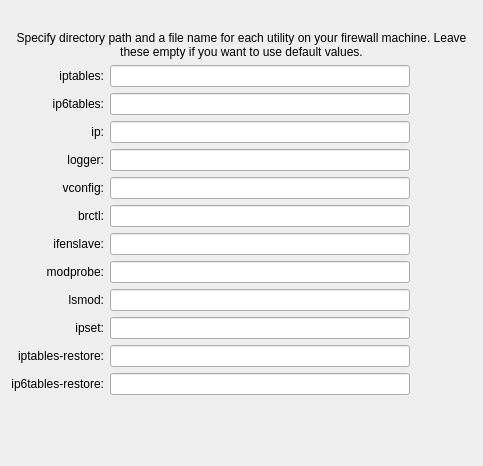
     <widget class="QWidget" name="tab2">
      <attribute name="title">
       <string>Path</string>
      </attribute>
      <layout class="QGridLayout" name="gridLayout_1">
       <item row="0" column="1">
        <spacer>
         <property name="orientation">
          <enum>Qt::Vertical</enum>
         </property>
         <property name="sizeType">
          <enum>QSizePolicy::Fixed</enum>
         </property>
         <property name="sizeHint" stdset="0">
          <size>
           <width>20</width>
           <height>20</height>
          </size>
         </property>
        </spacer>
       </item>
       <item row="1" column="0" colspan="4">
        <widget class="QLabel" name="label456">
         <property name="text">
          <string>Specify directory path and a file name for each utility on your firewall machine. Leave these empty if you want to use default values.</string>
         </property>
         <property name="alignment">
          <set>Qt::AlignCenter</set>
         </property>
         <property name="wordWrap">
          <bool>true</bool>
         </property>
        </widget>
       </item>
       <item row="2" column="0">
        <widget class="QLabel" name="label453">
         <property name="text">
          <string>iptables:</string>
         </property>
         <property name="alignment">
          <set>Qt::AlignRight|Qt::AlignTrailing|Qt::AlignVCenter</set>
         </property>
         <property name="wordWrap">
          <bool>false</bool>
         </property>
        </widget>
       </item>
       <item row="2" column="1" colspan="2">
        <widget class="QLineEdit" name="linux24_path_iptables">
         <property name="minimumSize">
          <size>
           <width>300</width>
           <height>0</height>
          </size>
         </property>
        </widget>
       </item>
       <item row="3" column="0">
        <widget class="QLabel" name="label">
         <property name="layoutDirection">
          <enum>Qt::LeftToRight</enum>
         </property>
         <property name="text">
          <string>ip6tables:</string>
         </property>
         <property name="alignment">
          <set>Qt::AlignRight|Qt::AlignTrailing|Qt::AlignVCenter</set>
         </property>
        </widget>
       </item>
       <item row="3" column="1" colspan="2">
        <widget class="QLineEdit" name="linux24_path_ip6tables"/>
       </item>
       <item row="4" column="0">
        <widget class="QLabel" name="label454">
         <property name="text">
          <string>ip:</string>
         </property>
         <property name="alignment">
          <set>Qt::AlignRight|Qt::AlignTrailing|Qt::AlignVCenter</set>
         </property>
         <property name="wordWrap">
          <bool>false</bool>
         </property>
        </widget>
       </item>
       <item row="4" column="1" colspan="2">
        <widget class="QLineEdit" name="linux24_path_ip"/>
       </item>
       <item row="5" column="0">
        <widget class="QLabel" name="label455_2">
         <property name="text">
          <string>logger:</string>
         </property>
         <property name="alignment">
          <set>Qt::AlignRight|Qt::AlignTrailing|Qt::AlignVCenter</set>
         </property>
         <property name="wordWrap">
          <bool>false</bool>
         </property>
        </widget>
       </item>
       <item row="5" column="1" colspan="2">
        <widget class="QLineEdit" name="linux24_path_logger"/>
       </item>
       <item row="6" column="0">
        <widget class="QLabel" name="label455_3">
         <property name="text">
          <string>vconfig:</string>
         </property>
         <property name="alignment">
          <set>Qt::AlignRight|Qt::AlignTrailing|Qt::AlignVCenter</set>
         </property>
         <property name="wordWrap">
          <bool>false</bool>
         </property>
        </widget>
       </item>
       <item row="6" column="1" colspan="2">
        <widget class="QLineEdit" name="linux24_path_vconfig"/>
       </item>
       <item row="7" column="0">
        <widget class="QLabel" name="label455_4">
         <property name="text">
          <string>brctl:</string>
         </property>
         <property name="alignment">
          <set>Qt::AlignRight|Qt::AlignTrailing|Qt::AlignVCenter</set>
         </property>
         <property name="wordWrap">
          <bool>false</bool>
         </property>
        </widget>
       </item>
       <item row="7" column="1" colspan="2">
        <widget class="QLineEdit" name="linux24_path_brctl"/>
       </item>
       <item row="8" column="0">
        <widget class="QLabel" name="label455">
         <property name="text">
          <string>ifenslave:</string>
         </property>
         <property name="alignment">
          <set>Qt::AlignRight|Qt::AlignTrailing|Qt::AlignVCenter</set>
         </property>
         <property name="wordWrap">
          <bool>false</bool>
         </property>
        </widget>
       </item>
       <item row="8" column="1" colspan="2">
        <widget class="QLineEdit" name="linux24_path_ifenslave"/>
       </item>
       <item row="9" column="0">
        <widget class="QLabel" name="label458">
         <property name="text">
          <string>modprobe:</string>
         </property>
         <property name="alignment">
          <set>Qt::AlignRight|Qt::AlignTrailing|Qt::AlignVCenter</set>
         </property>
         <property name="wordWrap">
          <bool>false</bool>
         </property>
        </widget>
       </item>
       <item row="9" column="1" colspan="2">
        <widget class="QLineEdit" name="linux24_path_modprobe"/>
       </item>
       <item row="10" column="0">
        <widget class="QLabel" name="label459">
         <property name="text">
          <string>lsmod:</string>
         </property>
         <property name="alignment">
          <set>Qt::AlignRight|Qt::AlignTrailing|Qt::AlignVCenter</set>
         </property>
         <property name="wordWrap">
          <bool>false</bool>
         </property>
        </widget>
       </item>
       <item row="10" column="1" colspan="2">
        <widget class="QLineEdit" name="linux24_path_lsmod"/>
       </item>
       <item row="11" column="0">
        <widget class="QLabel" name="label_8">
         <property name="text">
          <string>ipset:</string>
         </property>
         <property name="alignment">
          <set>Qt::AlignRight|Qt::AlignTrailing|Qt::AlignVCenter</set>
         </property>
        </widget>
       </item>
       <item row="11" column="1" colspan="2">
        <widget class="QLineEdit" name="linux24_path_ipset"/>
       </item>
       <item row="12" column="0">
        <widget class="QLabel" name="label453_2">
         <property name="text">
          <string>iptables-restore:</string>
         </property>
         <property name="alignment">
          <set>Qt::AlignRight|Qt::AlignTrailing|Qt::AlignVCenter</set>
         </property>
         <property name="wordWrap">
          <bool>false</bool>
         </property>
        </widget>
       </item>
       <item row="12" column="1" colspan="2">
        <widget class="QLineEdit" name="linux24_path_iptables_restore"/>
       </item>
       <item row="13" column="0">
        <widget class="QLabel" name="label_2">
         <property name="layoutDirection">
          <enum>Qt::LeftToRight</enum>
         </property>
         <property name="text">
          <string>ip6tables-restore:</string>
         </property>
         <property name="alignment">
          <set>Qt::AlignRight|Qt::AlignTrailing|Qt::AlignVCenter</set>
         </property>
        </widget>
       </item>
       <item row="13" column="1" colspan="2">
        <widget class="QLineEdit" name="linux24_path_ip6tables_restore"/>
       </item>
       <item row="14" column="2">
        <spacer>
         <property name="orientation">
          <enum>Qt::Vertical</enum>
         </property>
         <property name="sizeType">
          <enum>QSizePolicy::Expanding</enum>
         </property>
         <property name="sizeHint" stdset="0">
          <size>
           <width>20</width>
           <height>60</height>
          </size>
         </property>
        </spacer>
       </item>
      </layout>
     </widget>
